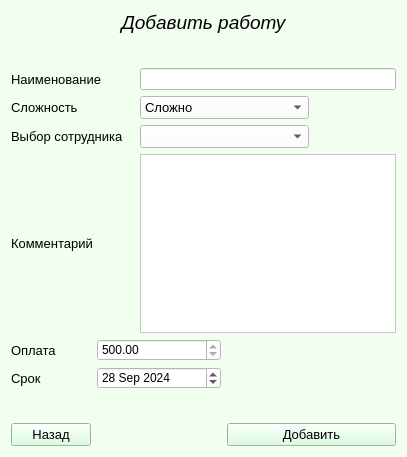
<?xml version="1.0" encoding="UTF-8"?>
<ui version="4.0">
 <class>AddWork</class>
 <widget class="QWidget" name="AddWork">
  <property name="geometry">
   <rect>
    <x>0</x>
    <y>0</y>
    <width>407</width>
    <height>457</height>
   </rect>
  </property>
  <property name="windowTitle">
   <string>Form</string>
  </property>
  <property name="styleSheet">
   <string notr="true">background-color: rgb(242, 255, 240);</string>
  </property>
  <layout class="QVBoxLayout" name="verticalLayout">
   <item>
    <layout class="QGridLayout" name="gridLayout">
     <item row="3" column="0" colspan="2">
      <widget class="QLabel" name="label_4">
       <property name="font">
        <font>
         <pointsize>10</pointsize>
        </font>
       </property>
       <property name="text">
        <string>Сложность</string>
       </property>
      </widget>
     </item>
     <item row="0" column="0" colspan="5">
      <widget class="QLabel" name="label">
       <property name="font">
        <font>
         <pointsize>14</pointsize>
         <italic>true</italic>
        </font>
       </property>
       <property name="text">
        <string>Добавить работу</string>
       </property>
       <property name="alignment">
        <set>Qt::AlignCenter</set>
       </property>
      </widget>
     </item>
     <item row="4" column="2" colspan="2">
      <widget class="QComboBox" name="employeeBox">
       <property name="font">
        <font>
         <pointsize>10</pointsize>
        </font>
       </property>
       <property name="styleSheet">
        <string notr="true">background-color: rgb(255, 255, 255);</string>
       </property>
      </widget>
     </item>
     <item row="5" column="2" colspan="3">
      <widget class="QTextEdit" name="commentEdit">
       <property name="styleSheet">
        <string notr="true">background-color: rgb(255, 255, 255);</string>
       </property>
      </widget>
     </item>
     <item row="2" column="0" colspan="2">
      <widget class="QLabel" name="label_2">
       <property name="font">
        <font>
         <pointsize>10</pointsize>
        </font>
       </property>
       <property name="text">
        <string>Наименование</string>
       </property>
      </widget>
     </item>
     <item row="6" column="0">
      <widget class="QLabel" name="label_7">
       <property name="font">
        <font>
         <pointsize>10</pointsize>
        </font>
       </property>
       <property name="text">
        <string>Оплата</string>
       </property>
      </widget>
     </item>
     <item row="7" column="0">
      <widget class="QLabel" name="label_8">
       <property name="font">
        <font>
         <pointsize>10</pointsize>
        </font>
       </property>
       <property name="text">
        <string>Срок</string>
       </property>
      </widget>
     </item>
     <item row="5" column="0" colspan="2">
      <widget class="QLabel" name="label_6">
       <property name="font">
        <font>
         <pointsize>10</pointsize>
        </font>
       </property>
       <property name="text">
        <string>Комментарий</string>
       </property>
      </widget>
     </item>
     <item row="3" column="2" colspan="2">
      <widget class="QComboBox" name="workloadBox">
       <property name="font">
        <font>
         <pointsize>10</pointsize>
        </font>
       </property>
       <property name="styleSheet">
        <string notr="true">background-color: rgb(255, 255, 255);</string>
       </property>
       <item>
        <property name="text">
         <string>Сложно</string>
        </property>
       </item>
       <item>
        <property name="text">
         <string>Средне</string>
        </property>
       </item>
       <item>
        <property name="text">
         <string>Легко</string>
        </property>
       </item>
      </widget>
     </item>
     <item row="4" column="0" colspan="2">
      <widget class="QLabel" name="label_5">
       <property name="font">
        <font>
         <pointsize>10</pointsize>
        </font>
       </property>
       <property name="text">
        <string>Выбор сотрудника</string>
       </property>
      </widget>
     </item>
     <item row="8" column="1">
      <spacer name="verticalSpacer">
       <property name="orientation">
        <enum>Qt::Vertical</enum>
       </property>
       <property name="sizeType">
        <enum>QSizePolicy::Ignored</enum>
       </property>
       <property name="sizeHint" stdset="0">
        <size>
         <width>20</width>
         <height>40</height>
        </size>
       </property>
      </spacer>
     </item>
     <item row="2" column="2" colspan="3">
      <widget class="QLineEdit" name="nameEdit">
       <property name="styleSheet">
        <string notr="true">background-color: rgb(255, 255, 255);</string>
       </property>
      </widget>
     </item>
     <item row="1" column="0">
      <spacer name="verticalSpacer_2">
       <property name="orientation">
        <enum>Qt::Vertical</enum>
       </property>
       <property name="sizeType">
        <enum>QSizePolicy::Ignored</enum>
       </property>
       <property name="sizeHint" stdset="0">
        <size>
         <width>20</width>
         <height>40</height>
        </size>
       </property>
      </spacer>
     </item>
     <item row="6" column="1" colspan="2">
      <widget class="QDoubleSpinBox" name="paymentBox">
       <property name="styleSheet">
        <string notr="true">background-color: rgb(255, 255, 255);</string>
       </property>
       <property name="decimals">
        <number>2</number>
       </property>
       <property name="minimum">
        <double>500.000000000000000</double>
       </property>
       <property name="maximum">
        <double>500.000000000000000</double>
       </property>
      </widget>
     </item>
     <item row="7" column="1" colspan="2">
      <widget class="QDateEdit" name="deadlineEdit">
       <property name="styleSheet">
        <string notr="true">background-color: rgb(255, 255, 255);</string>
       </property>
       <property name="dateTime">
        <datetime>
         <hour>0</hour>
         <minute>0</minute>
         <second>0</second>
         <year>2024</year>
         <month>9</month>
         <day>28</day>
        </datetime>
       </property>
       <property name="maximumDateTime">
        <datetime>
         <hour>23</hour>
         <minute>59</minute>
         <second>59</second>
         <year>2026</year>
         <month>12</month>
         <day>31</day>
        </datetime>
       </property>
       <property name="minimumDateTime">
        <datetime>
         <hour>0</hour>
         <minute>0</minute>
         <second>0</second>
         <year>2024</year>
         <month>5</month>
         <day>28</day>
        </datetime>
       </property>
      </widget>
     </item>
     <item row="9" column="0">
      <widget class="QPushButton" name="backButton">
       <property name="font">
        <font>
         <pointsize>10</pointsize>
        </font>
       </property>
       <property name="styleSheet">
        <string notr="true">background-color: rgb(210, 255, 215);</string>
       </property>
       <property name="text">
        <string>Назад</string>
       </property>
      </widget>
     </item>
     <item row="9" column="3" colspan="2">
      <widget class="QPushButton" name="addButton">
       <property name="font">
        <font>
         <pointsize>10</pointsize>
        </font>
       </property>
       <property name="styleSheet">
        <string notr="true">background-color: rgb(210, 255, 215);</string>
       </property>
       <property name="text">
        <string>Добавить</string>
       </property>
      </widget>
     </item>
    </layout>
   </item>
  </layout>
 </widget>
 <resources/>
 <connections/>
</ui>
